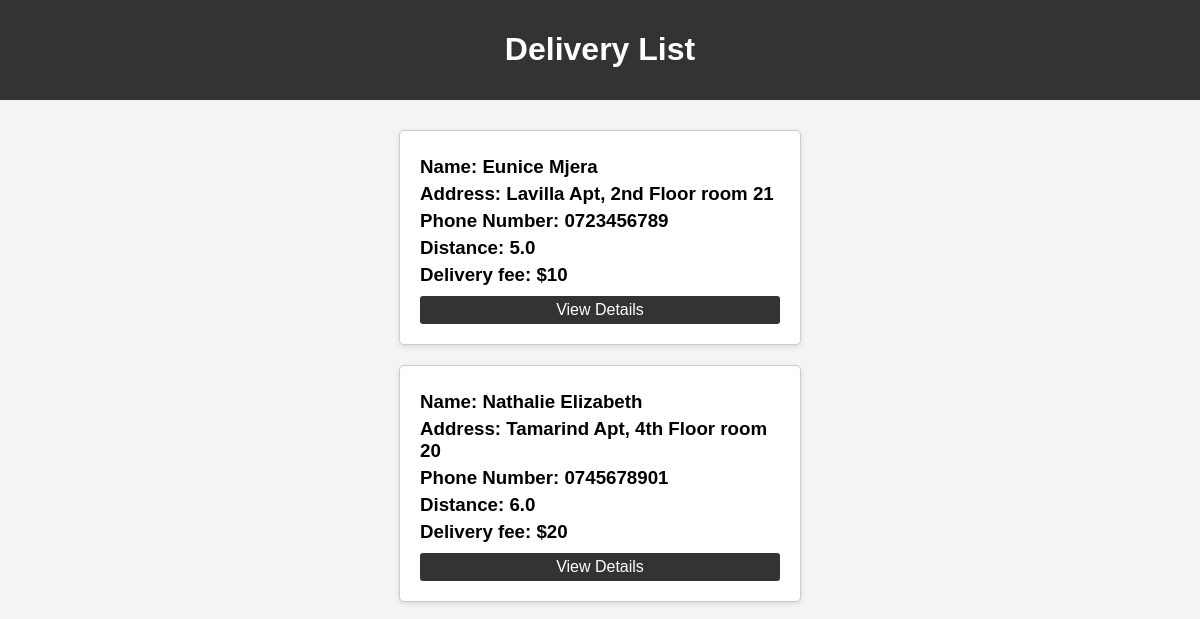
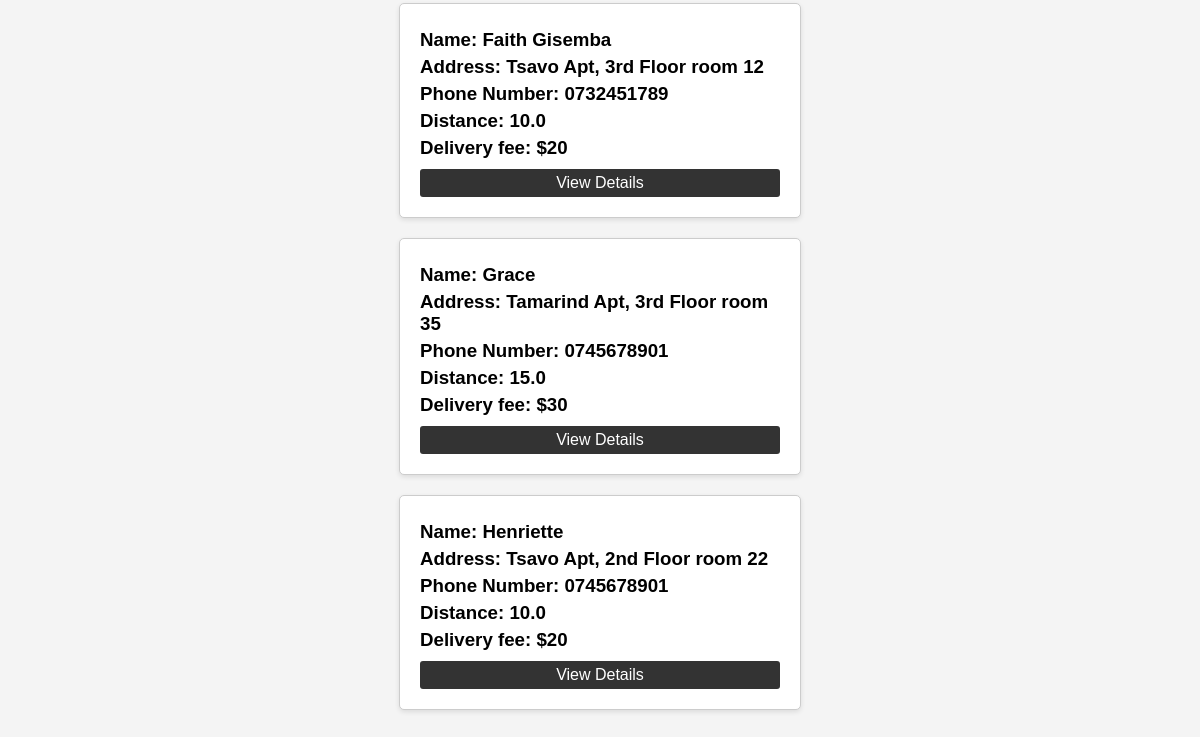
The app's page /delivery/delivery/list/, older data (2 pictures, top to bottom).
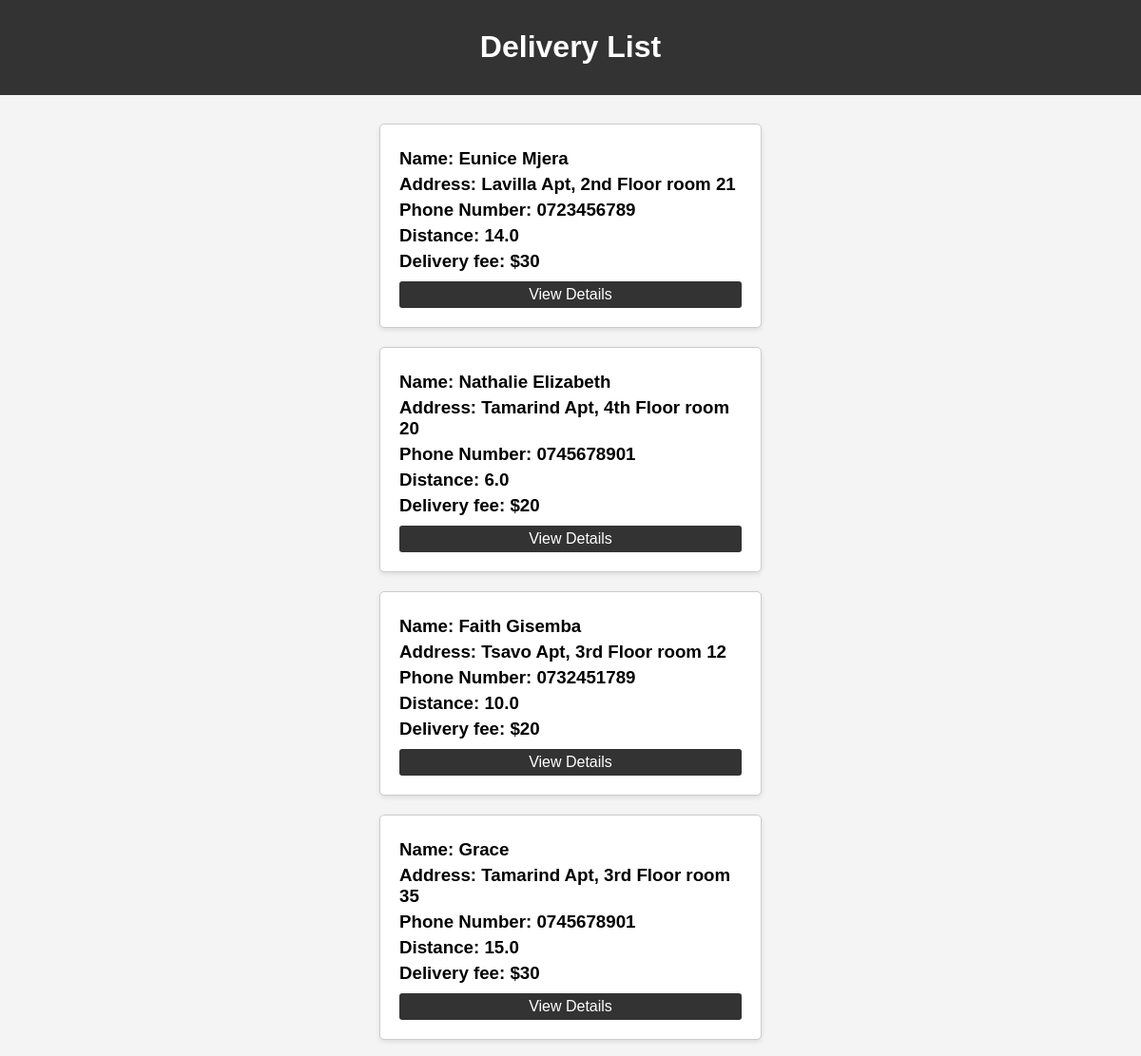
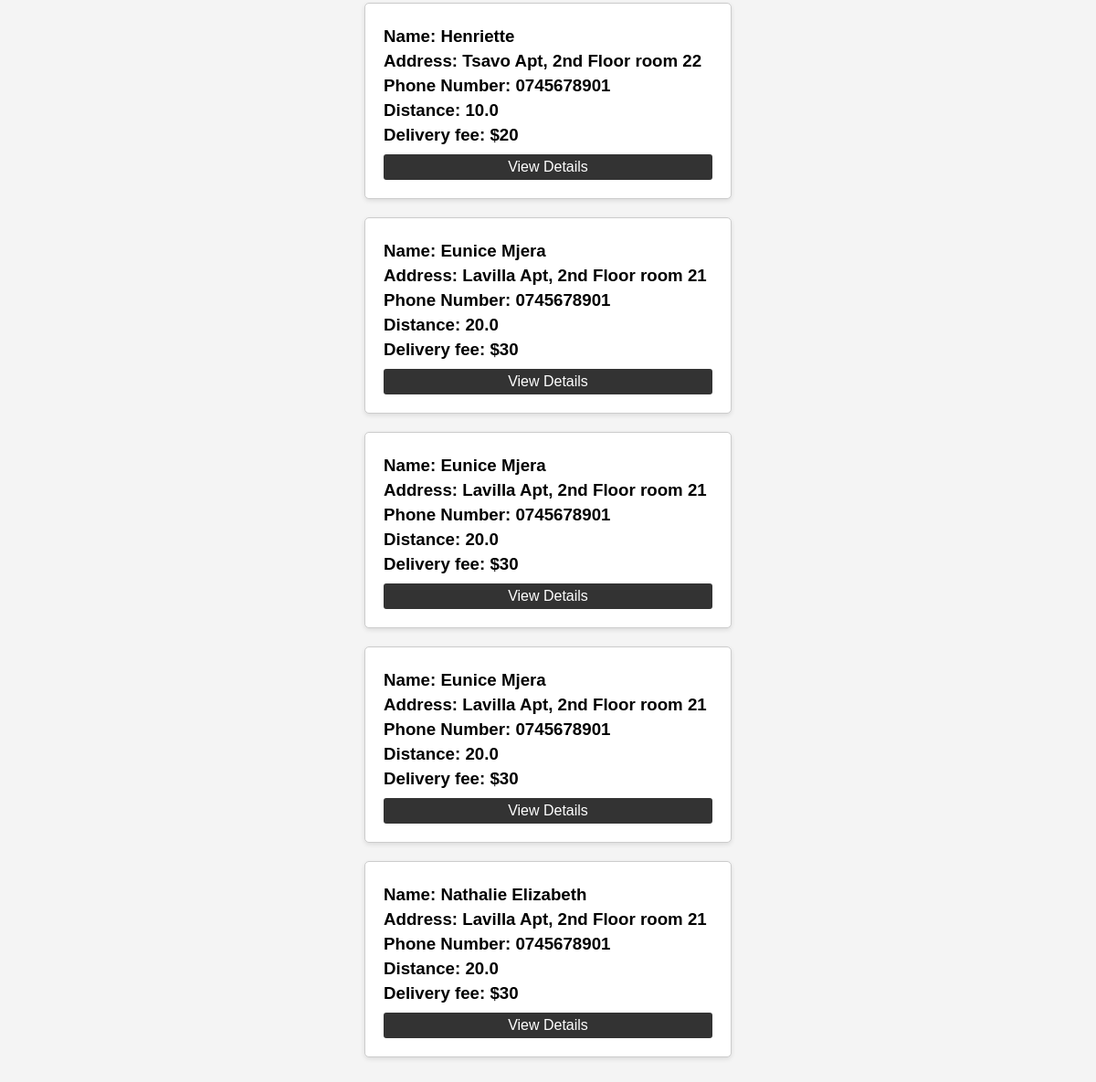
The same page, newer data (2 pictures, top to bottom).
### Delivery/models.py (models this page shows)
class Delivery(models.Model):
    name = models.CharField(max_length=100)
    address = models.CharField(max_length=200)
    phone_number = models.CharField(max_length=20)
    distance = models.FloatField()
    def calculate_delivery_fee(self):
        if self.distance <= 5:
            return 10
        elif self.distance <= 10:
            return 20
        else:
            return 30
    class Meta:
        verbose_name_plural = "Delivery"

### Delivery/views.py (the view)
# urls.py: path('delivery/list/', views.delivery_list, name='delivery_list'),
def delivery_list(request):
    deliveries = Delivery.objects.all()
    return render(request, 'delivery/delivery_list.html', {'deliveries': deliveries})

### templates/delivery/delivery_list.html (shortened to what this page needs)
<!DOCTYPE html>
<html>
<head>
</head>
<body>
    <div class="header">
        <h1>Delivery List</h1>
    </div>
    <div class="delivery">
        {% for delivery in deliveries %}
        <div class="delivery-container">
            <h3>Name: {{ delivery.name }}</h3>
            <h3>Address: {{ delivery.address }}</h3>
            <h3>Phone Number: {{ delivery.phone_number }}</h3>
            <h3>Distance: {{ delivery.distance }}</h3>
            <h3>Delivery fee: ${{ delivery.calculate_delivery_fee }}</h3>
            <a href="{% url 'delivery:delivery_detail' delivery.id %}">View Details</a>
        </div>
        {% endfor %}
    </div>
</body>
</html>

### templates/delivery/delivery_list.html (style rules this page uses)
body { font-family: Arial, sans-serif; background-color: #f4f4f4; margin: 0; padding: 0; }
.header { background-color: #333; color: #fff; text-align: center; padding: 10px; }
.delivery { display: flex; flex-wrap: wrap; justify-content: space-around; margin: 20px auto; max-width: 800px; }
.delivery-container { background-color: #fff; border: 1px solid #ccc; border-radius: 5px; padding: 20px; margin: 10px; width: 45%; box-shadow: 0px 2px 5px rgba(0, 0, 0, 0.1); transition: transform 0.2s; }
.delivery-container h3 { margin: 5px 0; }
.delivery-container a { display: block; text-align: center; background-color: #333; color: #fff; padding: 5px 10px; border-radius: 3px; text-decoration: none; margin-top: 10px; }

Row changes from the older to the newer data that the page shows:
changed Delivery (number 1 of 9 on the later page): distance "5.0" → "14.0"; calculate_delivery_fee "10" → "30"
added Delivery: name "Eunice Mjera", address "Lavilla Apt, 2nd Floor room 21", phone_number "0745678901", distance "20.0", calculate_delivery_fee "30"
added Delivery: name "Eunice Mjera", address "Lavilla Apt, 2nd Floor room 21", phone_number "0745678901", distance "20.0", calculate_delivery_fee "30"
added Delivery: name "Eunice Mjera", address "Lavilla Apt, 2nd Floor room 21", phone_number "0745678901", distance "20.0", calculate_delivery_fee "30"
added Delivery: name "Nathalie Elizabeth", address "Lavilla Apt, 2nd Floor room 21", phone_number "0745678901", distance "20.0", calculate_delivery_fee "30"
